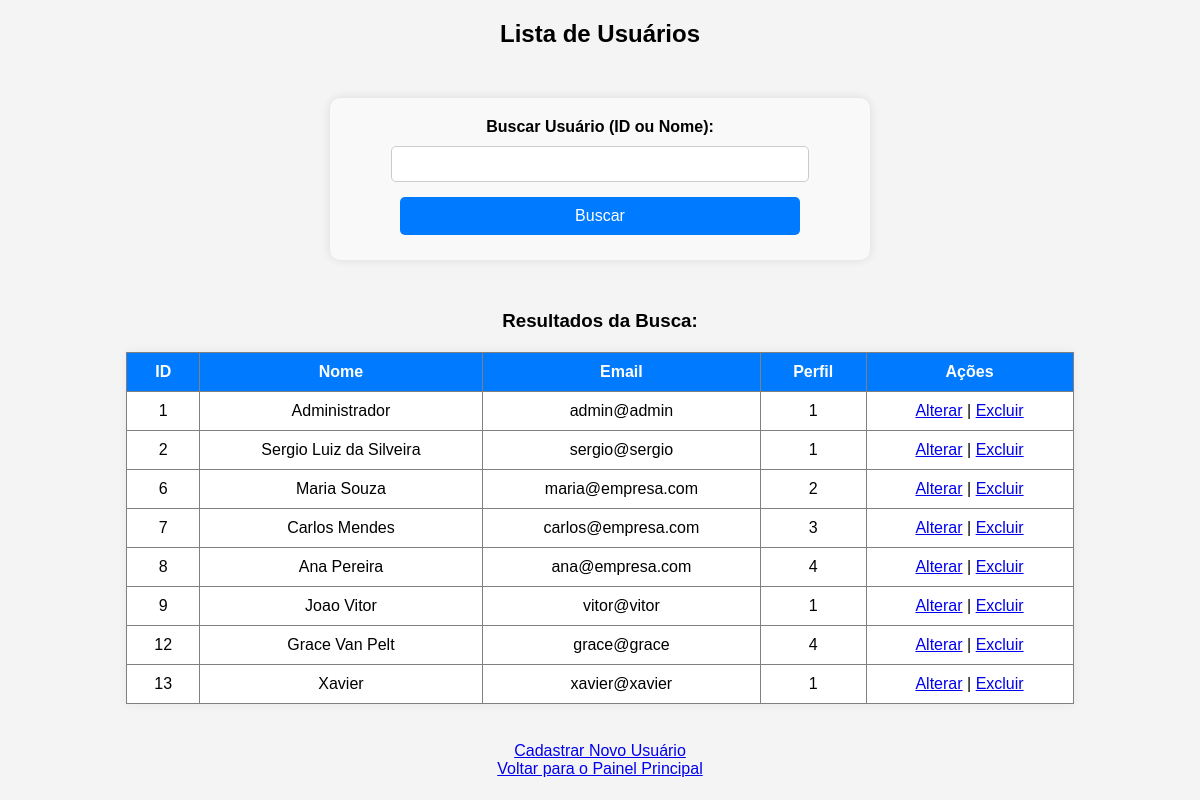
/MoisesFerreira_ProjetoTelaDeLogin/buscar_usuario.php (signed in), run on the app's committed database.
### tables this page shows
CREATE TABLE IF NOT EXISTS `usuario` (
  `id_usuario` int NOT NULL AUTO_INCREMENT,
  `nome` varchar(100) NOT NULL,
  `senha` varchar(255) NOT NULL,
  `email` varchar(100) NOT NULL,
  `id_perfil` int DEFAULT NULL,
  `senha_temporaria` tinyint(1) DEFAULT '0',
  PRIMARY KEY (`id_usuario`),
  UNIQUE KEY `email` (`email`),
  KEY `id_perfil` (`id_perfil`)
);

### MoisesFerreira_ProjetoTelaDeLogin/buscar_usuario.php (the view, shortened to what this page needs)
<?php
require_once 'conexao.php';
if ($_SERVER["REQUEST_METHOD"] == "POST" && !empty ($_POST['busca'])) {
    $busca = trim($_POST['busca']);
    if (is_numeric($busca)) {
        $sql="SELECT * FROM usuario WHERE id_usuario = :busca ORDER BY nome ASC";
        $stmt = $pdo->prepare($sql);
        $stmt -> bindParam(':busca',$busca, PDO::PARAM_INT);
    } else {
        $sql="SELECT * FROM usuario WHERE nome LIKE :busca_nome ORDER BY nome ASC";
        $stmt = $pdo->prepare($sql);
        $stmt -> bindValue(':busca_nome',"%$busca%", PDO::PARAM_STR);
    }
} else {
    $sql="SELECT * FROM usuario ORDER BY id_usuario ASC";
    $stmt = $pdo->prepare($sql);
}
$stmt->execute();
$usuario = $stmt->fetchAll(PDO::FETCH_ASSOC);
?>
<!DOCTYPE html>
<html lang="pt-BR">
<head>
    <link rel="stylesheet" href="styles.css">
</head>
<body>
    <h2>Lista de Usuários</h2>
    <form action="buscar_usuario.php" method="POST">
        <label for="busca">Buscar Usuário (ID ou Nome):</label>
        <input type="text" name="busca" required>
        <button type="submit">Buscar</button>
    </form>
    <?php if(!empty($usuario)): ?>
        <h3>Resultados da Busca:</h3>
        <table border="1">
            <thead>
                <tr>
                    <th>ID</th>
                    <th>Nome</th>
                    <th>Email</th>
                    <th>Perfil</th>
                    <th>Ações</th>
                </tr>
            </thead>
            <tbody>
                <?php foreach ($usuario as $user): ?>
                    <tr>
                        <td><?php echo htmlspecialchars($user['id_usuario']); ?></td>
                        <td><?php echo htmlspecialchars($user['nome']); ?></td>
                        <td><?php echo htmlspecialchars($user['email']); ?></td>
                        <td><?php echo htmlspecialchars($user['id_perfil']); ?></td>
                        <td>
                            <a href="alterar_usuario.php?id=<?php echo htmlspecialchars($user['id_usuario']); ?>" onclick="return confirm ('Tem certeza que deseja alterar o usuário?')">Alterar</a> |
                            <a href="excluir_usuario.php?id=<?php echo htmlspecialchars($user['id_usuario']); ?>" onclick="return confirm ('Tem certeza que deseja excluir o usuário?')">Excluir</a>
                        </td>
                    </tr>
                <?php endforeach; ?>
            </tbody>
        </table>
    <?php else: ?>
        <p>Nenhum usuário encontrado.</p>
    <?php endif; ?>
    <br>
    <a href="cadastro_usuario.php">Cadastrar Novo Usuário</a>
    <br>
    <a href="principal.php">Voltar para o Painel Principal</a>
    <br>
</body>
</html>

### MoisesFerreira_ProjetoTelaDeLogin/styles.css (style rules this page uses)
body { font-family: Arial, sans-serif; background-color: #f4f4f4; text-align: center; }
input, button { width: 100%; padding: 10px; margin: 5px 0; }
form { width: 500px; margin: 50px auto; padding: 20px; background-color: #f9f9f9; border-radius: 10px; box-shadow: 0px 0px 10px rgba(0, 0, 0, 0.1); display: flex; flex-direction: column; align-items: center; }
label { display: block; font-weight: bold; margin-bottom: 5px; }
input[type="text"], input[type="email"], input[type="password"], select { width: 80%; padding: 8px; margin-bottom: 10px; border: 1px solid #ccc; border-radius: 5px; font-size: 16px; }
button { width: 80%; padding: 10px; background-color: #007bff; color: white; border: none; border-radius: 5px; font-size: 16px; cursor: pointer; transition: 0.3s; }
table { margin: 20px auto; border-collapse: collapse; background-color: #fff; width: 80%; box-shadow: 0px 0px 10px rgba(0,0,0,0.05); }
th, td { padding: 10px 15px; text-align: center; }
thead { background-color: #007bff; color: #fff; }

### data on the page
usuario: id_usuario "1", nome "Administrador", email "admin@admin", id_perfil "1"
usuario: id_usuario "2", nome "Sergio Luiz da Silveira", email "sergio@sergio", id_perfil "1"
usuario: id_usuario "6", nome "Maria Souza", email "maria@empresa.com", id_perfil "2"
usuario: id_usuario "7", nome "Carlos Mendes", email "carlos@empresa.com", id_perfil "3"
usuario: id_usuario "8", nome "Ana Pereira", email "ana@empresa.com", id_perfil "4"
usuario: id_usuario "9", nome "Joao Vitor", email "vitor@vitor", id_perfil "1"
usuario: id_usuario "12", nome "Grace Van Pelt", email "grace@grace", id_perfil "4"
usuario: id_usuario "13", nome "Xavier", email "xavier@xavier", id_perfil "1"
